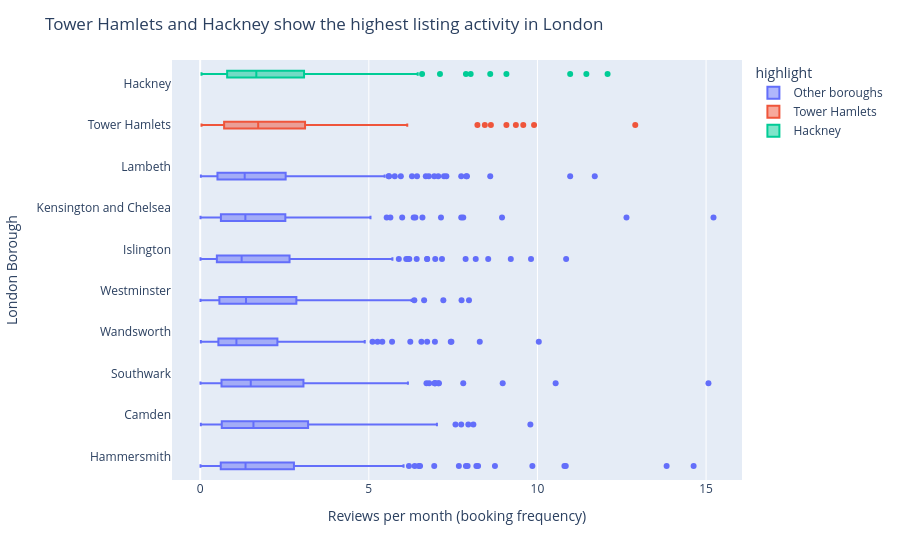

Source (notebook cell):
### Markdown cell above
## Task 2 — Box plot: listing activity by borough

**What to build:** A **horizontal box plot** comparing listing activity (reviews per month) across London boroughs — reviews per month is a proxy for how frequently a listing is booked.

**Requirements:**
- Horizontal orientation (borough names are long)
- Sorted by median reviews per month (most active at top)
- Highlight the **two most active** boroughs in a different colour
- Outliers shown as individual points
- Insight title naming the two busiest boroughs

> 💡 Some listings have zero reviews — these are new or inactive listings. Filter them out with before plotting

### Code cell
# Task 2
# YOUR CODE HERE


import pandas as pd
import plotly.express as px

df_plot = df_cap[df_cap['reviews_per_month'] > 0].copy()

borough_median = (
    df_plot.groupby('neighbourhood')['reviews_per_month']
    .median()
    .sort_values(ascending=False)
)

df_plot['neighbourhood'] = pd.Categorical(
    df_plot['neighbourhood'],
    categories=borough_median.index,
    ordered=True
)

top2 = borough_median.head(2).index.tolist()

df_plot['highlight'] = df_plot['neighbourhood'].apply(
    lambda x: x if x in top2 else 'Other boroughs'
)

fig = px.box(
    df_plot,
    x='reviews_per_month',
    y='neighbourhood',
    color='highlight',
    points='outliers'
)

fig.update_layout(
    title=f"{top2[0]} and {top2[1]} show the highest listing activity in London",
    xaxis_title="Reviews per month (booking frequency)",
    yaxis_title="London Borough"
)

fig.show()

### Figure 1 — Plotly figure (JSON) as saved in the notebook; plotly's stock layout.template omitted (floating-point values rounded to 4 significant figures; data arrays with more than 128 entries replaced by an {"elided": "..."} marker saying what was removed)
{"data": [{"alignmentgroup": "True", "boxpoints": "outliers", "hovertemplate": "highlight=Other boroughs<br>reviews_per_month=%{x}<br>neighbourhood=%{y}<extra></extra>", "legendgroup": "Other boroughs", "marker": {"color": "#636efa"}, "name": "Other boroughs", "notched": false, "offsetgroup": "Other boroughs", "orientation": "h", "showlegend": true, "type": "box", "x": {"elided": "1869 float values"}, "x0": " ", "xaxis": "x", "y": {"elided": "1869 str values"}, "y0": " ", "yaxis": "y"}, {"alignmentgroup": "True", "boxpoints": "outliers", "hovertemplate": "highlight=Tower Hamlets<br>reviews_per_month=%{x}<br>neighbourhood=%{y}<extra></extra>", "legendgroup": "Tower Hamlets", "marker": {"color": "#EF553B"}, "name": "Tower Hamlets", "notched": false, "offsetgroup": "Tower Hamlets", "orientation": "h", "showlegend": true, "type": "box", "x": {"elided": "255 float values"}, "x0": " ", "xaxis": "x", "y": {"elided": "255 str values"}, "y0": " ", "yaxis": "y"}, {"alignmentgroup": "True", "boxpoints": "outliers", "hovertemplate": "highlight=Hackney<br>reviews_per_month=%{x}<br>neighbourhood=%{y}<extra></extra>", "legendgroup": "Hackney", "marker": {"color": "#00cc96"}, "name": "Hackney", "notched": false, "offsetgroup": "Hackney", "orientation": "h", "showlegend": true, "type": "box", "x": {"elided": "246 float values"}, "x0": " ", "xaxis": "x", "y": {"elided": "246 str values"}, "y0": " ", "yaxis": "y"}], "layout": {"boxmode": "group", "legend": {"title": {"text": "highlight"}, "tracegroupgap": 0}, "margin": {"t": 60}, "title": {"text": "Tower Hamlets and Hackney show the highest listing activity in London"}, "xaxis": {"anchor": "y", "domain": [0, 1], "title": {"text": "Reviews per month (booking frequency)"}}, "yaxis": {"anchor": "x", "domain": [0, 1], "title": {"text": "London Borough"}}}}
